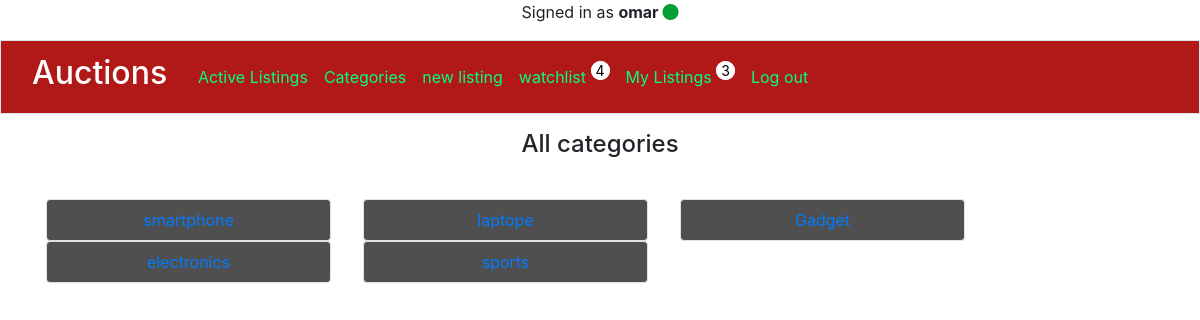
The page /categories (signed in) on the database its author committed.
### auctions/models.py (models this page shows, shortened)
class User(AbstractUser):
    watchlist = models.ManyToManyField('Listing', blank=True, related_name="watched_by")

class Category(models.Model):
    category_name = models.CharField(max_length=255)

### auctions/views.py (the view)
# urls.py: path("categories", views.all_categories, name="categories"),
def all_categories(request):
    categories = Category.objects.all()
    return render(request, "auctions/categories.html", {
        "categories": categories,
    })

### auctions/templates/auctions/categories.html
{% extends "auctions/layout.html" %}
{% block body %}
    <div class="container text-center">
        <div class="row">
            <div class="col-12 p-3 mb-3"><h4>All categories</h4></div>
            {% for category in categories %}
                <div class="col-12 col-sm-6  col-lg-3 p-2 border mx-3 category">
                    <a href="{% url 'category' category_name=category.category_name %}">{{ category.category_name }}</a>
                </div>
            {% endfor %}
        </div>
    </div>
{% endblock %}

### auctions/templates/auctions/layout.html (shortened to what this page needs)
{% load static %}
<!DOCTYPE html>
<html lang="en">
    <head>
        <link rel="stylesheet" href="https://stackpath.bootstrapcdn.com/bootstrap/4.4.1/css/bootstrap.min.css"
>
        <link href="{% static 'auctions/styles.css' %}" rel="stylesheet">
        <link rel="stylesheet" href="https://cdnjs.cloudflare.com/ajax/libs/font-awesome/6.5.1/css/all.min.css"
/>
    </head>
    <body>
        <div>
            {% if user.is_authenticated %}
                <div class="container-fluid" id="haut" style="background-color: rgb(255, 255, 255);">
                    <div class="row">
                        <div class="col-12 text-center mb-3">Signed in as <strong>{{ user.username }} <i class="fa-solid fa-circle" style="color: #00a033;"></i></strong></div>
                    </div>
                </div>
            {% else %}
                <div class="container-fluid" id="haut">
                    <div class="row">
                        <div class="col-12 text-center mb-3">Not signed in. <i class="fa-solid fa-circle" style="color: #ff0202;"></i></strong></div>
                    </div>
                </div>
            {% endif %}
        </div>
        <nav class="navbar navbar-expand-lg sticky-top border">
            <div class="container-fluid">
                <h2 class="auctions">Auctions</h2>
                <div class="collapse navbar-collapse" id="navbarText">
                    <ul class="navbar-nav me-auto mb-2 mb-lg-0 text-center navmenu">
                        <li class="nav-item">
                            <a class="nav-link" href="{% url 'index' %}">Active Listings</a>
                        </li>
                        <li class="nav-item">
                            <a class="nav-link" href="{% url 'categories' %}">Categories</a>
                        </li>
                        {% if user.is_authenticated %}
                            <li class="nav-item">
                                <a class="nav-link" href="{% url 'new_listing' %}">new listing</a>
                            </li>
                            <li class="nav-item">
                                <a class="nav-link" href="{% url 'display_watchlist' %}">watchlist
                                    <sup class="px-1" style="color: #000000; font-size: 14px; border: solid 1px white; border-radius: 10px; background-color: #ffffff;">
                                        {{ user.watchlist.count }}
                                    </sup>
                                </a>
                            </li>
                            <li class="nav-item">
                                <a class="nav-link" href="{% url 'display_user_listings' %}">My Listings
                                    <sup class="px-1" style="color: #000000; font-size: 14px; border: solid 1px white; border-radius: 10px; background-color: #ffffff;">
                                        {{ user.listings.count }}
                                    </sup>
                                </a>
                            </li>
                        {% endif %}
                    </ul>
                    {% if user.is_authenticated %}
                        <span class="navbar-text">
                            <ul class="navbar-nav me-auto mb-2 mb-lg-0 text-center">
                                <li class="nav-item">
                                    <a class="nav-link active" aria-current="page" href="{% url 'logout' %}">Log out</a>
                                </li>
                            </ul>
                        </span>
                    {% endif %}
                </div>
            </div>
        </nav>
        {% block body %}
        {% endblock %}
    </body>
</html>

### auctions/static/auctions/styles.css (style rules this page uses)
.navbar { background-color: rgb(177, 25, 25); }
.auctions { color: white; }
#navbarText a { color: rgb(0, 255, 128); }
#navbarText { margin-left: 2%; }

### auctions/templates/auctions/layout.html (style rules this page uses)
.category { background-color: #4f4f4f; background-image: linear-gradient(to right, rgb(181, 244, 56) 0%, rgb(191, 246, 82) 50%, transparent 50%, transparent 100%); background-size: 200% 100%; background-position: 100%; border-radius: 4px; transition: background-position 1s; }

### rows shown on the page
User: username "omar", watchlist.count "4", listings.count "3"
Category: category_name "smartphone"
Category: category_name "laptope"
Category: category_name "Gadget"
Category: category_name "electronics"
Category: category_name "sports"
